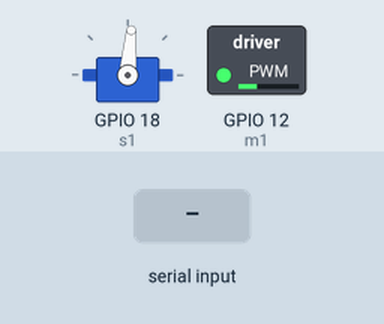
A program run on a simulated Raspberry Pi (BCM pin numbers). Shown: servo, switched loads named in the program (green lamp = pin HIGH). The inputs (shaded band) are chosen by the test bench. Servo angles are drawn from the pulse width (0.5 ms = 0°, 2.5 ms = 180°); what the program prints to the terminal is not drawn.

Above: at 8.2 s.
8.3 s: "5" typed at the terminal, then Enter
At 9.2 s:
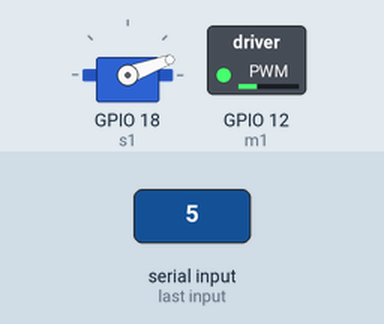
9.8 s: "90" typed at the terminal, then Enter
At 10.4 s:
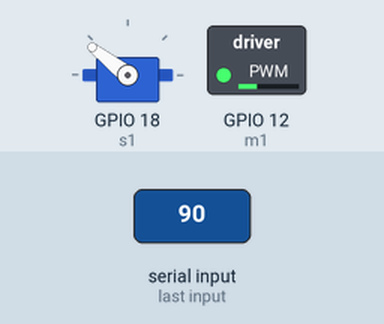
11.3 s: "1" typed at the terminal, then Enter
At 12.7 s:
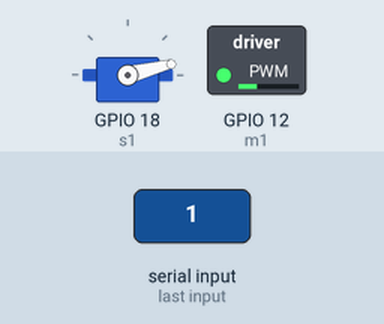
Timing chart, 0 to 14.3 s (numbered marks = the images above; inputs shaded):
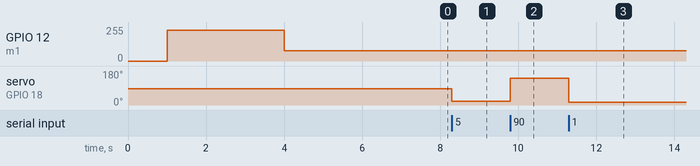

The program:

pi_pwm.py
```python
#!/usr/bin/python
# -*- encoding: UTF-8 -*-
"""
Use PWM contoll ESC motor and Servo
Brushless Motor 1 ESC connected to GPIO 12, Servo 1 connect to GPIO 18

"""

import time
import RPi.GPIO as GPIO
import atexit
atexit.register(GPIO.cleanup)

if __name__ == "__main__":
    servo = 50


class PiPWM():
    def __init__(self):
        GPIO.setmode(GPIO.BCM)
        GPIO.setup(12, GPIO.OUT)
        GPIO.setup(18, GPIO.OUT)

        self.m1 = GPIO.PWM(12, 400)
        self.s1 = GPIO.PWM(18, 50)

        self.m1.start(0)
        self.s1.start(0)
        self.isM1start = False
        self.isS1start = True

        time.sleep(0.5)
        #self.m1.ChangeDutyCycle(0)
        self.s1.ChangeDutyCycle(7.2) # 启动时舵机置中
        time.sleep(0.5)
        # 启动校准油门行程
        self.m1.ChangeDutyCycle(90) # 油门上界
        time.sleep(3)
        self.m1.ChangeDutyCycle(30) # 油门下界
        time.sleep(3)
        print "油门校准完成！"

    def stop(self):
        self.m1.stop()
        self.s1.stop()
        GPIO.cleanup()

    def motor_set(self, percent):
        if 0 <= percent <= 100:
            if not self.isM1start:
                # self.m1 = GPIO.PWM(12, 50)
                self.m1.start(0)
                time.sleep(0.02)
                self.isM1start = True
            speed_percent = 30 + 60 * (percent / 100)
            print(speed_percent)
            self.m1.ChangeDutyCycle(speed_percent)
            print("motor_set: " + str(speed_percent))

            time.sleep(0.02)
            return "ok"
        else:
            return "invalid percent"

    def servo1_set(self, percent):
        if 0 <= percent <= 100:
            if not self.isS1start:
                self.s1 = GPIO.PWM(18, 50)
                self.s1.start(0)
                time.sleep(0.05)
                self.isS1start = True
            speed_percent = 3.2 + 8 * (percent / 100)
            self.s1.ChangeDutyCycle(speed_percent)
            # time.sleep(0.02)
            print("servo1_set: " + str(speed_percent))
            # self.s1.ChangeDutyCycle(0)
            time.sleep(0.05)
            return "ok"
        else:
            return "invalid percent"


if __name__ == "__main__":
    pwm1 = PiPWM()
    try:
        while True:
            i = float(input("servo?(0-100 percentages)"))
            pwm1.servo1_set(i)
            print("------" + str(i))
    except KeyboardInterrupt:
        pass
    pwm1.stop()
```

Measured:
- after the input at 8.3 s, servo on GPIO 18 (s1): 85° → 20° at once
- after the input at 9.8 s, servo on GPIO 18 (s1): 20° → 142° at once
- after the input at 11.3 s, servo on GPIO 18 (s1): 142° → 14° at once
